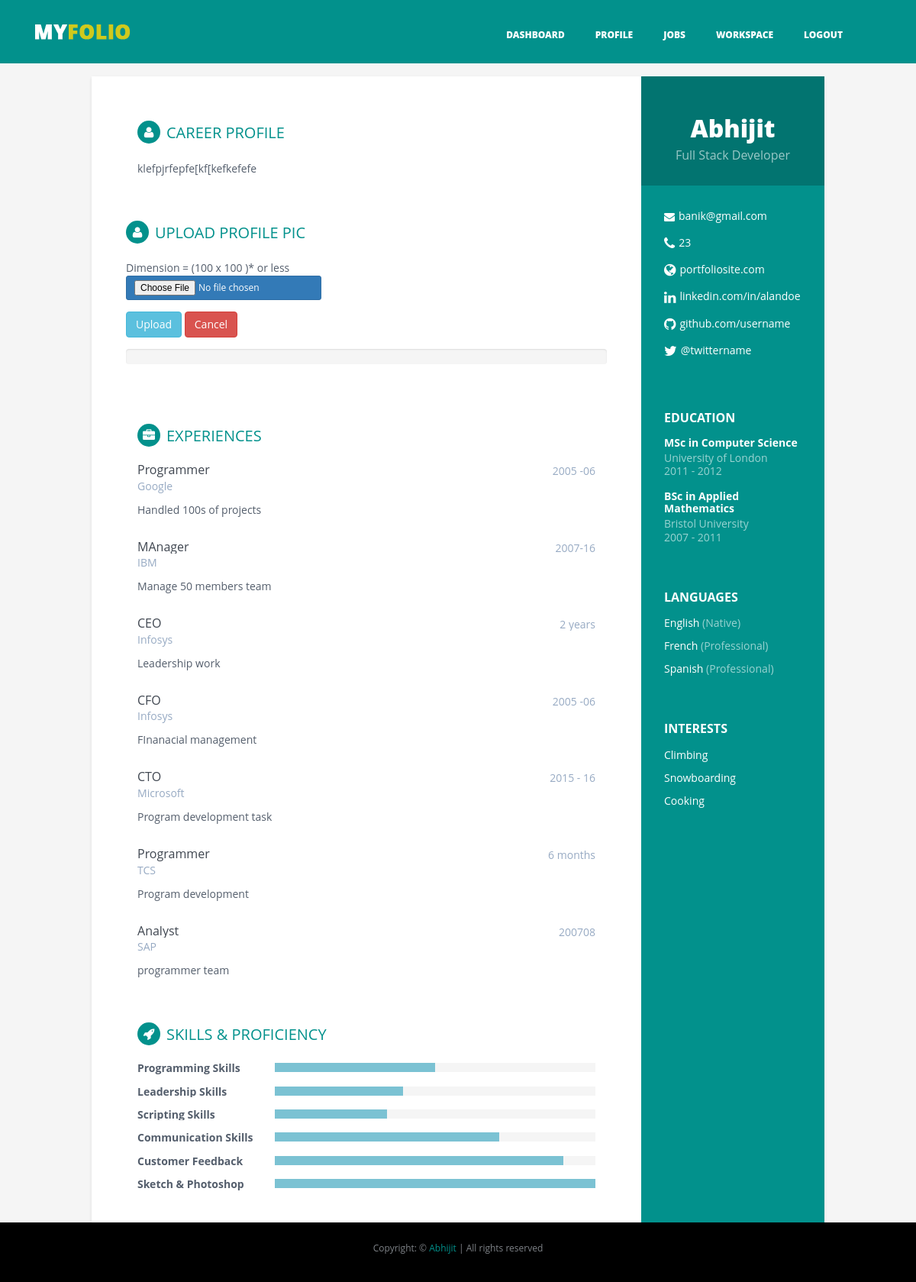
Page /writer_profile.php (signed in) on the committed database.
### tables this page shows
CREATE TABLE IF NOT EXISTS `writer_user` (
  `wname` varchar(20) NOT NULL,
  `email` varchar(20) DEFAULT NULL,
  `password` varchar(40) DEFAULT NULL,
  `address` varchar(30) DEFAULT NULL,
  `country` varchar(10) DEFAULT NULL,
  `gender` varchar(6) DEFAULT NULL,
  `date` datetime DEFAULT NULL,
  `bio` varchar(1000) NOT NULL,
  `phno` int(10) NOT NULL,
  `image` varchar(50) NOT NULL,
  PRIMARY KEY (`phno`)
);

CREATE TABLE IF NOT EXISTS `w_exp` (
  `wid` int(10) DEFAULT NULL,
  `title` varchar(20) DEFAULT NULL,
  `des` varchar(200) DEFAULT NULL,
  `company_name` varchar(20) DEFAULT NULL,
  `duration` varchar(20) DEFAULT NULL,
  KEY `wid` (`wid`)
);

CREATE TABLE IF NOT EXISTS `w_skills` (
  `wid` int(10) NOT NULL,
  `p_skills` int(11) NOT NULL,
  `l_skills` int(11) NOT NULL,
  `s_skills` int(11) NOT NULL,
  `c_skills` int(11) NOT NULL,
  `cf_skills` int(11) NOT NULL,
  `sp_skills` int(11) NOT NULL,
  UNIQUE KEY `wid` (`wid`)
);

### writer_profile.php (the view, shortened to what this page needs)
<!DOCTYPE html>
 <html lang="en">
<head>
    <link rel="stylesheet" href="css/bootstrap.min.css">
    <link rel="stylesheet" href="font-awesome/css/font-awesome.css">
    <link id="theme-style" rel="stylesheet" href="css/style1.css">
    <link rel="stylesheet" href="css/style.css">
     <?php
                      $name=$_SESSION["username"];
                      $query="Select wname, email, address, country, bio, phno, image from `writer_user` where phno = '$name'";
                      $result = mysql_query($query) or die(mysql_error());
                      $row = mysql_fetch_assoc($result);
                      $mail = $row["email"];
                      $bio = $row['bio'];
                      $phno= $row['phno'];
                      $name= $row['wname'];
                    ?>
</head>
<body>
 <header class="top-header">
        <div class="container">
            <div class="row header-row">
                <div class="col-md-12">
                    <nav class="navbar navbar-default">
                        <a href="index.html"><img src="img/logo.png" alt="" class="logo"></a>
                        <div class="container-fluid">
                            <div class="collapse navbar-collapse" id="bs-example-navbar-collapse-1">
                                <ul class="nav navbar-nav navbar-right">
                                    <li><a href="writer_dashboard.php">Dashboard</a></li>
                                    <li><a href="writer_profile.php">Profile</a></li>
                                    <li><a href="jobs.php">Jobs</a></li>
                                    <li><a href="writer_workspace.php">Workspace</a></li>
                                    <li><a href="logout.php">Logout</a></li>
                                </ul>
                            </div>
                        </div>
                    </nav>
                </div>
            </div>
        </div>
    </header>
    <br>
    <br>
    <br>
    <br>
    <br>
    <div class="wrapper">
        <div class="sidebar-wrapper">
            <div class="profile-container">
                <h1 class="name"><?php echo $name; ?></h1>
                <h3 class="tagline">Full Stack Developer</h3>
            </div>
            <div class="contact-container container-block">
                <ul class="list-unstyled contact-list">
                    <li class="email"><i class="fa fa-envelope"></i><a href="mailto: "><?php echo $mail; ?></a></li>
                    <li class="phone"><i class="fa fa-phone"></i><a href="tel:0123 456 789"><?php echo $phno; ?></a></li>
                    <li class="website"><i class="fa fa-globe"></i><a href="http://themes.3rdwavemedia.com/website-templates/free-responsive-website-template-for-developers/" target="_blank">portfoliosite.com</a></li>
                    <li class="linkedin"><i class="fa fa-linkedin"></i><a href="#" target="_blank">linkedin.com/in/alandoe</a></li>
                    <li class="github"><i class="fa fa-github"></i><a href="#" target="_blank">github.com/username</a></li>
                    <li class="twitter"><i class="fa fa-twitter"></i><a href="https://twitter.com/3rdwave_themes" target="_blank">@twittername</a></li>
                </ul>
            </div>
            <div class="education-container container-block">
                <h2 class="container-block-title">Education</h2>
                <div class="item">
                    <h4 class="degree">MSc in Computer Science</h4>
                    <h5 class="meta">University of London</h5>
                    <div class="time">2011 - 2012</div>
                </div>
                <div class="item">
                    <h4 class="degree">BSc in Applied Mathematics</h4>
                    <h5 class="meta">Bristol University</h5>
                    <div class="time">2007 - 2011</div>
                </div>
            </div>
            <div class="languages-container container-block">
                <h2 class="container-block-title">Languages</h2>
                <ul class="list-unstyled interests-list">
                    <li>English <span class="lang-desc">(Native)</span></li>
                    <li>French <span class="lang-desc">(Professional)</span></li>
                    <li>Spanish <span class="lang-desc">(Professional)</span></li>
                </ul>
            </div>
            <div class="interests-container container-block">
                <h2 class="container-block-title">Interests</h2>
                <ul class="list-unstyled interests-list">
                    <li>Climbing</li>
                    <li>Snowboarding</li>
                    <li>Cooking</li>
                </ul>
            </div>
        </div>
        <div class="main-wrapper">
            <section class="section summary-section">
                <h2 class="section-title"><i class="fa fa-user"></i>Career Profile</h2>
                <div class="summary">
                    <p><?php echo $bio; ?></p>
                </div>
            </section>
            <section class="section summary-section row">
                <h2 class="section-title"><i class="fa fa-user"></i>Upload Profile Pic</h2>
                <div class="summary">
                    <form role="form" id = "form"   method="post" action="writer_photo.php" enctype="multipart/form-data" >
                       <div class="form-group">
                                Dimension = (100 x 100 )* or less<input type = "file" name = "image" id = "file" class="btn btn-sm btn-primary" />
                       </div>
                     <div class="form-group ">
                           <button name = "submit" type="submit" class="btn btn-info upload"  >Upload</button>
                           <button type="button" class="btn btn-danger cancel"  >Cancel</button>
                     </div>
                     <div class="form-group ">
                        <div class="progress progress-striped active" >
                        </div>
                     </div>
                 </form>
                        </div>
            </section>
            <section class="section experiences-section">
                <h2 class="section-title"><i class="fa fa-briefcase"></i>Experiences</h2>
                <?php
                     $query = "Select * from `w_exp` where wid='$phno'";
                     $result = mysql_query($query) or die(mysql_error());
                     $count=1;
                     while($row = mysql_fetch_assoc($result))
                     { ?>
                                 <div class="item">
                    <div class="meta">
                        <div class="upper-row">
                            <h3 class="job-title"> <?php echo $row["title"]; ?></h3>
                            <div class="time"><?php echo $row["duration"]; ?></div>
                        </div>
                        <div class="company"><?php echo $row["company_name"]; ?></div>
                    </div>
                    <div class="details">
                        <p><?php echo $row["des"]; ?></p>
                    </div>
                </div>
                 <?php $count++; } ?>
            </section>
            <?php
                    $query = "Select * from `w_skills` where wid='$phno'";
                     $result = mysql_query($query) or die(mysql_error());
                      $row = mysql_fetch_assoc($result);
            ?>
            <section class="skills-section section">
                <h2 class="section-title"><i class="fa fa-rocket"></i>Skills &amp; Proficiency</h2>
                <div class="skillset">
                    <div class="item">
                        <h3 class="level-title">Programming Skills</h3>
                        <div class="level-bar">
                            <div class="level-bar-inner" data-level="<?php echo $row['p_skills']; ?>%">
                            </div>
                        </div>
                    </div>
                    <div class="item">
                        <h3 class="level-title">Leadership Skills</h3>
                        <div class="level-bar">
                            <div class="level-bar-inner" data-level="<?php echo $row['l_skills']; ?>%">
                            </div>
                        </div>
                    </div>
                    <div class="item">
                        <h3 class="level-title">Scripting Skills</h3>
                        <div class="level-bar">
                            <div class="level-bar-inner" data-level="<?php echo $row['s_skills']; ?>%">
                            </div>
                        </div>
                    </div>
                    <div class="item">
                        <h3 class="level-title">Communication Skills</h3>
                        <div class="level-bar">
                            <div class="level-bar-inner" data-level="<?php echo $row['c_skills']; ?>%">
                            </div>
                        </div>
                    </div>
                    <div class="item">
                        <h3 class="level-title">Customer Feedback</h3>
                        <div class="level-bar">
                            <div class="level-bar-inner" data-level="<?php echo $row['cf_skills']; ?>%">
                            </div>
                        </div>
                    </div>
                    <div class="item">
                        <h3 class="level-title">Sketch &amp; Photoshop</h3>
                        <div class="level-bar">
                            <div class="level-bar-inner" data-level="<?php echo $row['sp_skills']; ?>%">
                            </div>
                        </div>
                    </div>
                </div>
            </section>
        </div>
    </div>
    <footer class="footer navbar-fixed-bottom text-center">
       <p>Copyright: &copy; <a href="http://networksofshon">Abhijit</a> | All rights reserved</p>
    </footer>
</body>
</html>

### css/style1.css (style rules this page uses)
body { font-family: 'Roboto', sans-serif; color: #545E6C; background: #f5f5f5; font-size: 14px; padding: 30px; -webkit-font-smoothing: antialiased; -moz-osx-font-smoothing: grayscale; }
h1, h2, h3, h4, h5, h6 { font-weight: 700; }
a { color: #02918C; -webkit-transition: all 0.4s ease-in-out; -moz-transition: all 0.4s ease-in-out; -ms-transition: all 0.4s ease-in-out; -o-transition: all 0.4s ease-in-out; }
p { line-height: 1.5; }
.wrapper { background: #42A8C0; max-width: 960px; margin: 0 auto; position: relative; -webkit-box-shadow: 0px 2px 4px rgba(0, 0, 0, 0.1); -moz-box-shadow: 0px 2px 4px rgba(0, 0, 0, 0.1); box-shadow: 0px 2px 4px rgba(0, 0, 0, 0.1); }
.sidebar-wrapper { background: #02918C; position: absolute; right: 0; width: 240px; height: 100%; min-height: 800px; color: #fff; }
.sidebar-wrapper a { color: #fff; }
.sidebar-wrapper .profile-container { padding: 30px; background: rgba(0, 0, 0, 0.2); text-align: center; color: #fff; }
.sidebar-wrapper .name { font-size: 32px; font-weight: 900; margin-top: 0; margin-bottom: 10px; }
.sidebar-wrapper .tagline { color: rgba(255, 255, 255, 0.6); font-size: 16px; font-weight: 400; margin-top: 0; margin-bottom: 0; }
.sidebar-wrapper .contact-list .fa { margin-right: 5px; font-size: 18px; vertical-align: middle; }
.sidebar-wrapper .contact-list li { margin-bottom: 15px; }
.sidebar-wrapper .contact-list li:last-child { margin-bottom: 0; }
.sidebar-wrapper .contact-list .email .fa { font-size: 14px; }
.sidebar-wrapper .container-block { padding: 30px; }
.sidebar-wrapper .container-block-title { text-transform: uppercase; font-size: 16px; font-weight: 700; margin-top: 0; margin-bottom: 15px; }
.sidebar-wrapper .degree { font-size: 14px; margin-top: 0; margin-bottom: 5px; }
.sidebar-wrapper .education-container .item { margin-bottom: 15px; }
.sidebar-wrapper .education-container .item:last-child { margin-bottom: 0; }
.sidebar-wrapper .education-container .meta { color: rgba(255, 255, 255, 0.6); font-weight: 500; margin-bottom: 0px; margin-top: 0; }
.sidebar-wrapper .education-container .time { color: rgba(255, 255, 255, 0.6); font-weight: 500; margin-bottom: 0px; }
.sidebar-wrapper .languages-container .lang-desc { color: rgba(255, 255, 255, 0.6); }
.sidebar-wrapper .interests-list { margin-bottom: 0; }
.sidebar-wrapper .interests-list li { margin-bottom: 10px; }
.sidebar-wrapper .interests-list li:last-child { margin-bottom: 0; }
.main-wrapper { background: #fff; padding: 60px; padding-right: 300px; }
.main-wrapper .section-title { text-transform: uppercase; font-size: 20px; font-weight: 500; color: #02918C; position: relative; margin-top: 0; margin-bottom: 20px; }
.main-wrapper .section-title .fa { width: 30px; height: 30px; margin-right: 8px; display: inline-block; color: #fff; -webkit-border-radius: 50%; -moz-border-radius: 50%; -ms-border-radius: 50%; -o-border-radius: 50%; border-radius: 50%; -moz-background-clip: padding; -webkit-background-clip: padding-box; background-clip: padding-box; background: #02918C; text-align: center; padding-top: 8px; font-size: 16px; position: relative; top: -2px; }
.main-wrapper .section { margin-bottom: 60px; }
.main-wrapper .experiences-section .item { margin-bottom: 30px; }
.main-wrapper .upper-row { position: relative; overflow: hidden; margin-bottom: 2px; }
.main-wrapper .job-title { color: #3F4650; font-size: 16px; margin-top: 0; margin-bottom: 0; font-weight: 500; }
.main-wrapper .time { position: absolute; right: 0; top: 0; color: #97AAC3; }
.main-wrapper .company { margin-bottom: 10px; color: #97AAC3; }
.skillset .item { margin-bottom: 15px; overflow: hidden; }
.skillset .level-title { font-size: 14px; margin-top: 0; margin-bottom: 12px; }
.skillset .level-bar { height: 12px; background: #f5f5f5; }
.skillset .level-bar-inner { height: 12px; background: #7bc2d3; }
@media (min-width: 992px) { .skillset .level-title { display: inline-block; float: left; width: 30%; margin-bottom: 0; } }
@media (min-width: 992px) { .skillset .level-bar { display: inline-block; width: 70%; float: left; position: relative; top: 1px; } }

### rows in the picture
writer_user: wname "Abhijit", email "banik@gmail.com", phno "23", bio "klefpjrfepfe[kf[kefkefefe"
w_exp: title "Programmer", duration "2005 -06", company_name "Google", des "Handled 100s of projects"
w_exp: title "MAnager", duration "2007-16", company_name "IBM", des "Manage 50 members team"
w_exp: title "CEO", duration "2 years", company_name "Infosys", des "Leadership work"
w_exp: title "CFO", duration "2005 -06", company_name "Infosys", des "FInanacial management"
w_exp: title "CTO", duration "2015 - 16", company_name "Microsoft", des "Program development task"
w_exp: title "Programmer", duration "6 months", company_name "TCS", des "Program development"
w_exp: title "Analyst", duration "200708", company_name "SAP", des "programmer team"
